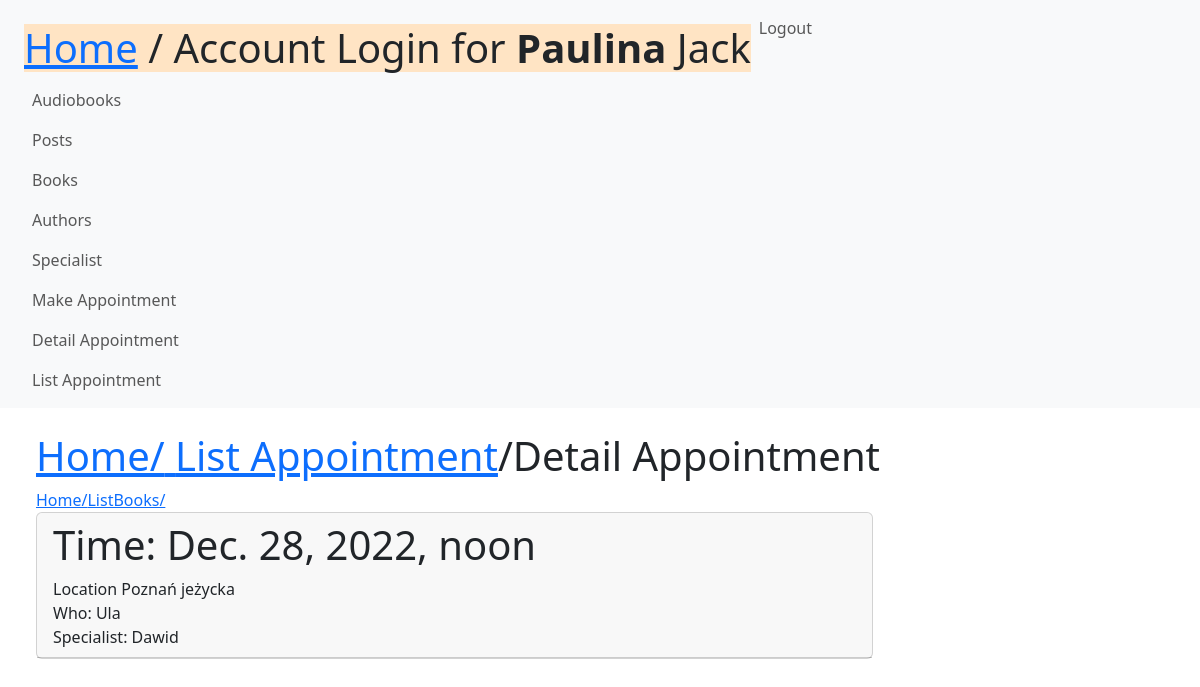
Page /detail_appointment/5/ (signed in) on the committed database.
### people/models.py (models this page shows, shortened)
class User(AbstractUser):
    company = models.ForeignKey('Company', related_name='Employees', null=True, on_delete=models.SET_NULL)
    def is_specialist(self):
        return self.groups.filter(name='Specialist').exists()
    def is_company(self):
        return self.groups.filter(name='Company').exists()

class Company(models.Model):
    name_company = models.CharField(max_length=256)
    industry = models.CharField(max_length=64)

class Visit(models.Model):
    what_time = models.DateTimeField()
    location = models.CharField(max_length=128)
    specialist = models.ForeignKey(User, related_name='Specialist', null=True, on_delete=models.SET_NULL)
    patient = models.ForeignKey(User, related_name='Patient', null=True, on_delete=models.SET_NULL)

### people/views.py (the view)
# urls.py: path('detail_appointment/<int:pk>/', Detail_appointment.as_view(), name='detail_appointment'),
class Detail_appointment(View):
    def get(self, request, pk):
        visita = Visit.objects.get(pk=pk)
        form = VisitAddForm()
        return render(request, 'detailappointment.html', {'visit': visita, 'form': form})

### people/templates/detailappointment.html (shortened to what this page needs)
{% extends 'base.html' %}
{% block content %}
<body>
<h1 class="text-2xl leading-none text-gray-900 tracking-tight mt-3"><a href="/">Home/</a><a href="/appointment/"> List Appointment</a>/Detail Appointment</h1>
<a href="/">Home/</a><a href="/books/">ListBooks/</a> </h1>
</body>
<div class="card w-75">
    <div class="card-header">
        <h1> Time: {{visit.what_time }}</h1>
        <div> Location {{ visit.location}}</div>
        <div> Who: {{ visit.patient}}</div>
        <div> Specialist: {{ visit.specialist}}</div>
    </div>
</div>
{% endblock %}

### people/templates/base.html (shortened to what this page needs)
{% load static %}
<!DOCTYPE html>
<html lang="en">
<head>
    <link href="{% static 'bootstrap-5.2.2-dist/css/bootstrap.min.css' %}" rel="stylesheet">
</head>
<body>
<nav class="navbar navbar-expand-sm bg-light navbar-light">
    <div class="container-fluid">
        <ul class="navbar-nav">
            <div class="container m-auto">
        <div style="display: flex;flex-direction: row;justify-content: space-between">
               <div>   <h1 style="background-color: bisque" class="text-2xl leading-none text-gray-900 tracking-tight mt-3"><a href="/">Home</a> / Account Login for <b>{{user.username}}</b> {{user.company.name_company}} </h1>
               </div>
            <div>     {% if user.is_authenticated %}
                        <div class="nav-item">
                            <a class="nav-link" href="{% url 'logout' %}">Logout</a>
                        </div>
                        {% endif %}
            </div>
        </div>
                    {% if perms.media.view_book %}
                        <div>
                            <a class="nav-link" href="{% url 'view_audiobooks' %}">Audiobooks</a>
                        </div>
                        <div class="nav-item">
                            <a class="nav-link" href="{% url 'view_release' %}">Posts</a>
                        </div>
                        <div class="nav-item">
                            <a class="nav-link" href="{% url 'view_books' %}">Books</a>
                        </div>
                        <div class="nav-item">
                            <a class="nav-link" href="{% url 'view_author' %}">Authors</a>
                        </div>
                        <div class="nav-item">
                            <a class="nav-link" href="{% url 'view_specialist' %}">Specialist</a>
                        </div>
                        <div class="nav-item">
                            <a class="nav-link" href="{% url 'make_appointment' %}">Make Appointment</a>
                        </div>
                        <div class="nav-item">
                            <a class="nav-link" href="{% url 'detail_appointment' 1 %}">Detail Appointment</a>
                        </div>
                        <div class="nav-item">
                            <a class="nav-link" href="{% url 'view_appointment' %}">List Appointment</a>
                        </div>
                    {% endif %}
        </ul>
    </div>
</nav>
<div class="container m-4">
    {% block content %}{% endblock %}
</div>
</body>
</html>

### rows in the picture
User: username "Paulina", company.name_company "Jack"
Visit: what_time "Dec. 28, 2022, noon", location "Poznań jeżycka", patient "Ula", specialist "Dawid"
